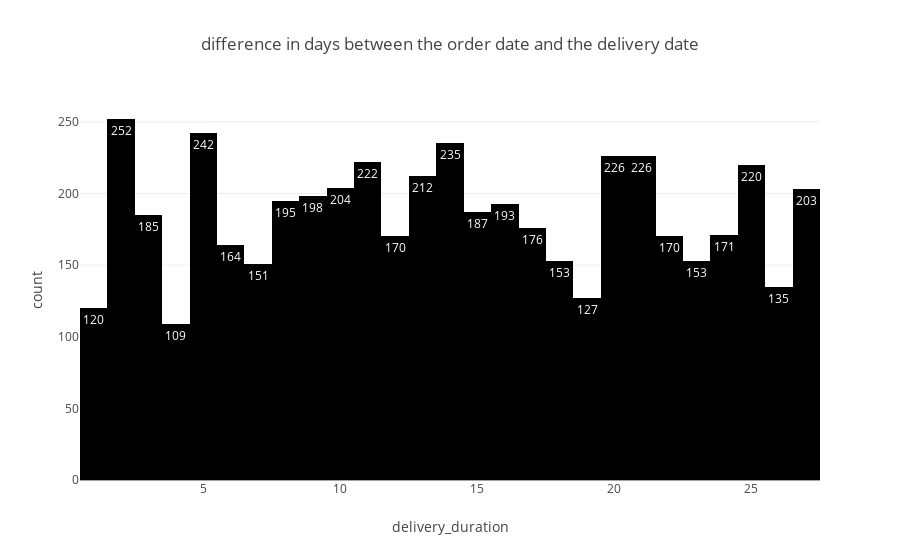

Notebook source saved alongside this figure:
### Code cell
# Questions 4
# The largest difference in days between the order date and the delivery date .
Univariate_Questions_4 = px.histogram(data_frame=df , x="delivery_duration" , title="difference in days between the order date and the delivery date" , text_auto=True, nbins=50)
Univariate_Questions_4.show()

### Figure 1 — Plotly figure (JSON) as saved in the notebook; plotly's stock layout.template omitted (floating-point values rounded to 4 significant figures; data arrays with more than 128 entries replaced by an {"elided": "..."} marker saying what was removed)
{"data": [{"alignmentgroup": "True", "bingroup": "x", "hovertemplate": "delivery_duration=%{x}<br>count=%{y}<extra></extra>", "legendgroup": "", "marker": {"color": "#000001", "pattern": {"shape": ""}}, "name": "", "nbinsx": 50, "offsetgroup": "", "orientation": "v", "showlegend": false, "texttemplate": "%{value}", "type": "histogram", "x": {"elided": "4999 int values"}, "xaxis": "x", "yaxis": "y"}], "layout": {"barmode": "relative", "legend": {"tracegroupgap": 0}, "title": {"text": "difference in days between the order date and the delivery date"}, "xaxis": {"anchor": "y", "domain": [0, 1], "title": {"text": "delivery_duration"}}, "yaxis": {"anchor": "x", "domain": [0, 1], "title": {"text": "count"}}}}
